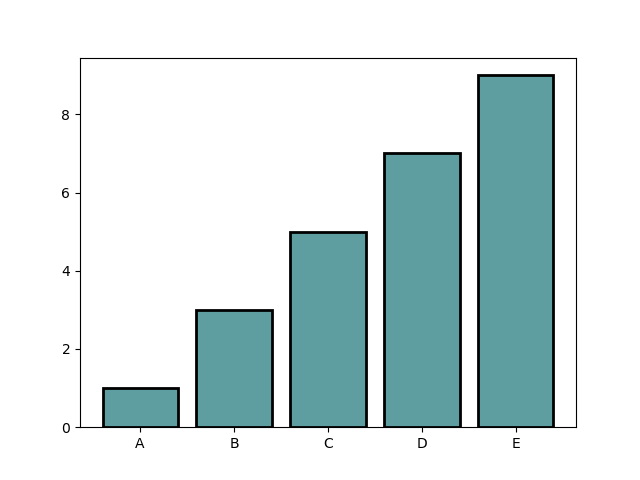

Generate this figure with Python:
# Author:  Martin McBride
# Created: 2022-03-23
# Copyright (C) 2022, Martin McBride
# License: MIT

import matplotlib.pyplot as plt
import numpy as np

x = np.arange(5)
y = x*2 + 1

labels = ["A", "B", "C", "D", "E"]


plt.bar(x, y, color='cadetblue', edgecolor='k', linewidth=2)
plt.xticks(x, labels)
plt.savefig("barchart-color.png")
plt.show()

colors = ['g' if n < 4 else 'r' for n in y]

plt.bar(x, y, color=colors)
plt.xticks(x, labels)
plt.savefig("barchart-multicolor.png")
plt.show()
